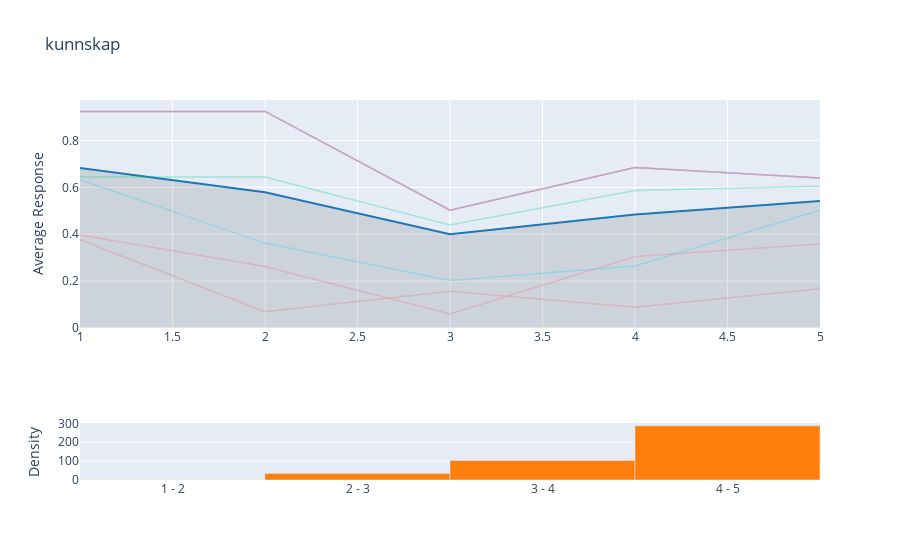

The cell this chart's notebook holds for it:
### Code cell
# Add more results from SHAP
interpret_model(model, plot='pdp')

### Figure 1 — Plotly figure (JSON) as saved in the notebook; plotly's stock layout.template omitted (floating-point values rounded to 4 significant figures)
{"data": [{"fill": "tonexty", "fillcolor": "rgba(68, 68, 68, 0.15)", "line": {"color": "#1f77b4"}, "mode": "lines", "name": "Main", "type": "scatter", "x": [1, 2, 3, 4, 5], "xaxis": "x", "y": [0.6824, 0.5797, 0.4001, 0.4847, 0.5418], "yaxis": "y"}, {"connectgaps": true, "line": {"width": 1.5}, "mode": "lines", "name": "Background: 1", "opacity": 0.3, "type": "scatter", "x": [1, 2, 3, 4, 5], "xaxis": "x", "y": [0.9243, 0.9243, 0.5026, 0.6851, 0.6397], "yaxis": "y"}, {"connectgaps": true, "line": {"width": 1.5}, "mode": "lines", "name": "Background: 2", "opacity": 0.3, "type": "scatter", "x": [1, 2, 3, 4, 5], "xaxis": "x", "y": [0.6443, 0.6443, 0.4395, 0.5868, 0.6053], "yaxis": "y"}, {"connectgaps": true, "line": {"width": 1.5}, "mode": "lines", "name": "Background: 3", "opacity": 0.3, "type": "scatter", "x": [1, 2, 3, 4, 5], "xaxis": "x", "y": [0.3767, 0.06959, 0.1573, 0.08824, 0.1675], "yaxis": "y"}, {"connectgaps": true, "line": {"width": 1.5}, "mode": "lines", "name": "Background: 4", "opacity": 0.3, "type": "scatter", "x": [1, 2, 3, 4, 5], "xaxis": "x", "y": [0.9243, 0.9243, 0.5026, 0.6851, 0.6397], "yaxis": "y"}, {"connectgaps": true, "line": {"width": 1.5}, "mode": "lines", "name": "Background: 5", "opacity": 0.3, "type": "scatter", "x": [1, 2, 3, 4, 5], "xaxis": "x", "y": [0.6328, 0.3622, 0.2027, 0.2648, 0.5027], "yaxis": "y"}, {"connectgaps": true, "line": {"width": 1.5}, "mode": "lines", "name": "Background: 6", "opacity": 0.3, "type": "scatter", "x": [1, 2, 3, 4, 5], "xaxis": "x", "y": [0.3974, 0.2628, 0.05934, 0.3052, 0.3583], "yaxis": "y"}, {"connectgaps": true, "line": {"width": 1.5}, "mode": "lines", "name": "Background: 7", "opacity": 0.3, "type": "scatter", "x": [1, 2, 3, 4, 5], "xaxis": "x", "y": [0.9243, 0.9243, 0.5026, 0.6851, 0.6397], "yaxis": "y"}, {"connectgaps": true, "line": {"width": 1.5}, "mode": "lines", "name": "Background: 8", "opacity": 0.3, "type": "scatter", "x": [1, 2, 3, 4, 5], "xaxis": "x", "y": [0.9243, 0.9243, 0.5026, 0.6851, 0.6397], "yaxis": "y"}, {"connectgaps": true, "line": {"width": 1.5}, "mode": "lines", "name": "Background: 9", "opacity": 0.3, "type": "scatter", "x": [1, 2, 3, 4, 5], "xaxis": "x", "y": [0.3767, 0.06959, 0.1573, 0.08824, 0.1675], "yaxis": "y"}, {"connectgaps": true, "line": {"width": 1.5}, "mode": "lines", "name": "Background: 10", "opacity": 0.3, "type": "scatter", "x": [1, 2, 3, 4, 5], "xaxis": "x", "y": [0.9243, 0.9243, 0.5026, 0.6851, 0.6397], "yaxis": "y"}, {"hovertemplate": "(%{hovertext}): %{y}", "hovertext": ["1 - 2", "2 - 3", "3 - 4", "4 - 5"], "marker": {"color": "#ff7f0e"}, "name": "Distribution", "type": "bar", "x": [1.5, 2.5, 3.5, 4.5], "xaxis": "x2", "y": [1, 35, 104, 287, 228], "yaxis": "y2"}], "layout": {"bargap": 0, "showlegend": false, "title": {"text": "kunnskap"}, "xaxis": {"anchor": "y", "domain": [0, 1], "matches": "x"}, "xaxis2": {"anchor": "y2", "domain": [0, 1], "matches": "x", "tickmode": "array", "ticktext": ["1 - 2", "2 - 3", "3 - 4", "4 - 5"], "tickvals": [1.5, 2.5, 3.5, 4.5], "title": {"text": ""}}, "yaxis": {"anchor": "x", "domain": [0.4, 1], "title": {"text": "Average Response"}}, "yaxis2": {"anchor": "x2", "domain": [0, 0.15], "title": {"text": "Density"}}}}
